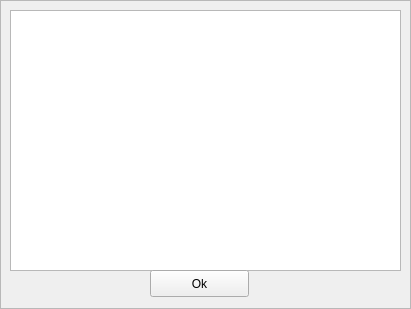
<?xml version="1.0" encoding="UTF-8"?>
<ui version="4.0">
 <class>IncludesFrame</class>
 <widget class="QFrame" name="IncludesFrame">
  <property name="geometry">
   <rect>
    <x>0</x>
    <y>0</y>
    <width>411</width>
    <height>309</height>
   </rect>
  </property>
  <property name="windowTitle">
   <string>Frame</string>
  </property>
  <property name="frameShape">
   <enum>QFrame::StyledPanel</enum>
  </property>
  <property name="frameShadow">
   <enum>QFrame::Raised</enum>
  </property>
  <widget class="QTextEdit" name="textEdit">
   <property name="geometry">
    <rect>
     <x>10</x>
     <y>10</y>
     <width>391</width>
     <height>261</height>
    </rect>
   </property>
  </widget>
  <widget class="QPushButton" name="pushButton">
   <property name="geometry">
    <rect>
     <x>150</x>
     <y>270</y>
     <width>99</width>
     <height>27</height>
    </rect>
   </property>
   <property name="text">
    <string>Ok</string>
   </property>
  </widget>
 </widget>
 <resources/>
 <connections/>
</ui>
